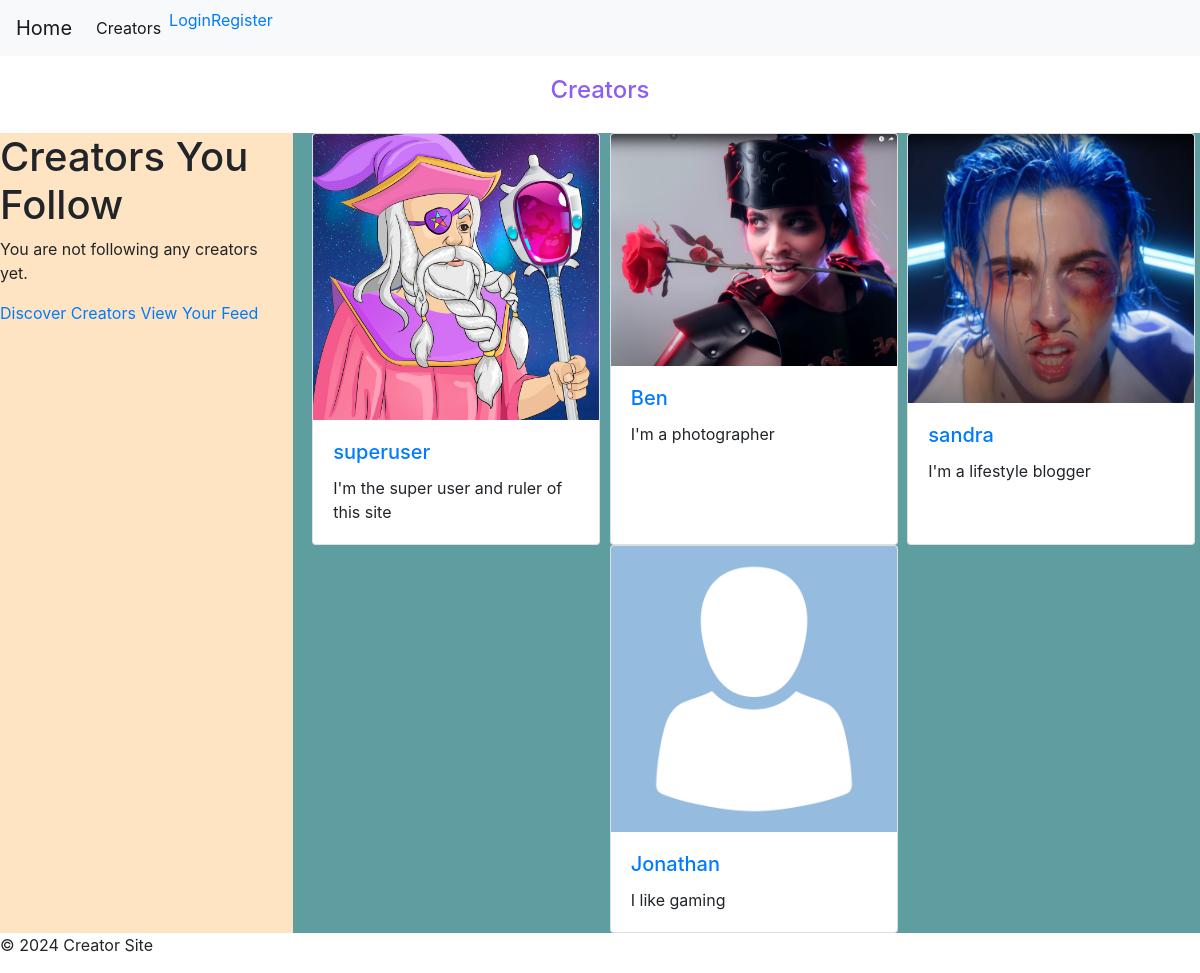
Screenshot of /creators/ with the database file from the repository.
### creators/models.py (models this page shows, shortened)
class Creator(models.Model):
    user = models.OneToOneField(User, on_delete=models.CASCADE)
    avatar = models.ImageField(upload_to='creator_avatars/', null=True, blank=True)
    about_me = models.TextField(blank=True)
    followers = models.ManyToManyField(User, related_name='following', blank=True)

### creators/views.py (the view)
# urls.py: path('creators/', views.CreatorListView.as_view(), name='creator_list'),
class CreatorListView(ListView):
    model = Creator
    template_name = 'creators/creator_list.html'
    context_object_name = 'creators'
    def get_queryset(self):
        queryset = super().get_queryset()
        search_query = self.request.GET.get('search')
        if search_query:
            queryset = queryset.filter(
                Q(user__username__icontains=search_query) |
                Q(about_me__icontains=search_query)
            )
        return queryset

### creators/templates/creators/creator_list.html (shortened to what this page needs)
{% extends 'base.html' %}
{% load static %}
{% block content %}
    <h1 class="title">Creators</h1>
        <div class="row">
            <div class="col-md-3 creators-you-follow d-none d-md-block">
                <h1>Creators You Follow</h1>
                {% if followed_creators %}
                <ul>
                  {% for creator in followed_creators %}
                  <li>
                    <a href="{% url 'creator_aboutme' creator.pk %}">{{ creator.user.username }}</a>
                  </li>
                  {% endfor %}
                </ul>
                {% else %}
                <p>You are not following any creators yet.</p>
                {% endif %}
                <a href="{% url 'creator_list' %}">Discover Creators</a>
                <a href="{% url 'personalized_feed' %}">View Your Feed</a>
              </div>
            <div class="col-md-9 all-creators">
            {% for creator in creators %}
                <div class="card" style="width: 18rem;">
                    <a href="{% url 'creator_aboutme' creator.pk %}">
                        {% if creator.avatar %}
                            <img class="card-img-top" src="{{ creator.avatar.url }}" alt="{{ creator.user.username }}'s avatar" class="avatar">
                        {% else %}
                            <img class="card-img-top" src="{% static 'images/placeholderavatar.png' %}" alt="{{ creator.user.username }}'s avatar" class="avatar">
                        {% endif %}
                    </a>
                    <div class="card-body">
                        <a href="{% url 'creator_aboutme' creator.pk %}">
                            <h5 class="card-title">{{ creator.user.username }}</h5>
                        </a>
                        <p class="card-text">{{ creator.about_me|truncatewords:20 }}</p>
                    </div>
                </div>
            {% endfor %}
            </div>
        </div>
{% endblock %}

### static/css/style.css (style rules this page uses)
body { margin: 0; padding: 0; font-family: 'Roboto', sans-serif; background-color: #f0f0f0; }
.title { text-align: center; margin-top: 20px; font-size: 2vw; color: #8B5CF6; }
.all-creators { background-color: cadetblue; display: flex; flex-wrap: wrap; justify-content: space-around; margin-top: 20px; }
.creators-you-follow { background-color: bisque; display: flex; flex-wrap: wrap; justify-content: space-around; margin-top: 20px; }

### rows the page displays
Creator: avatar (picture), user.username "superuser", about_me "I'm the super user and ruler of this site"
Creator: avatar (picture), user.username "Ben", about_me "I'm a photographer"
Creator: avatar (picture), user.username "sandra", about_me "I'm a lifestyle blogger"
Creator: user.username "Jonathan", about_me "I like gaming"
